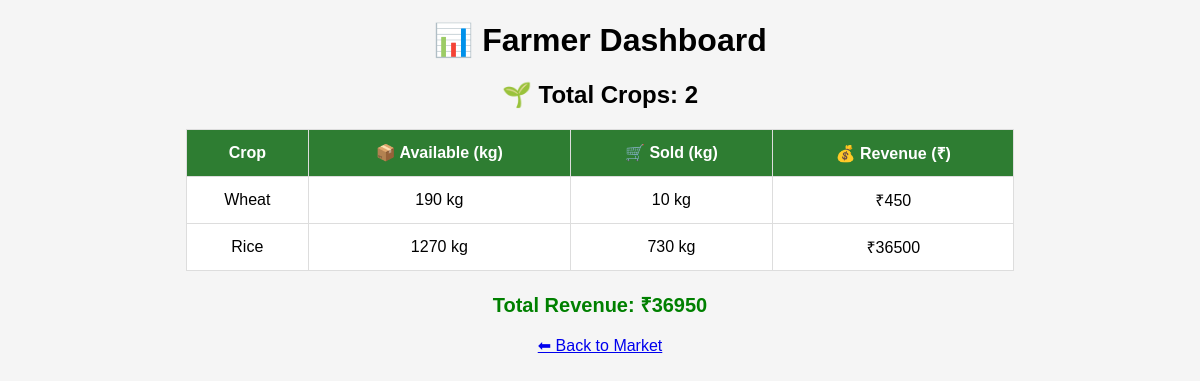
The page /dashboard (signed in) on the database as committed earlier.
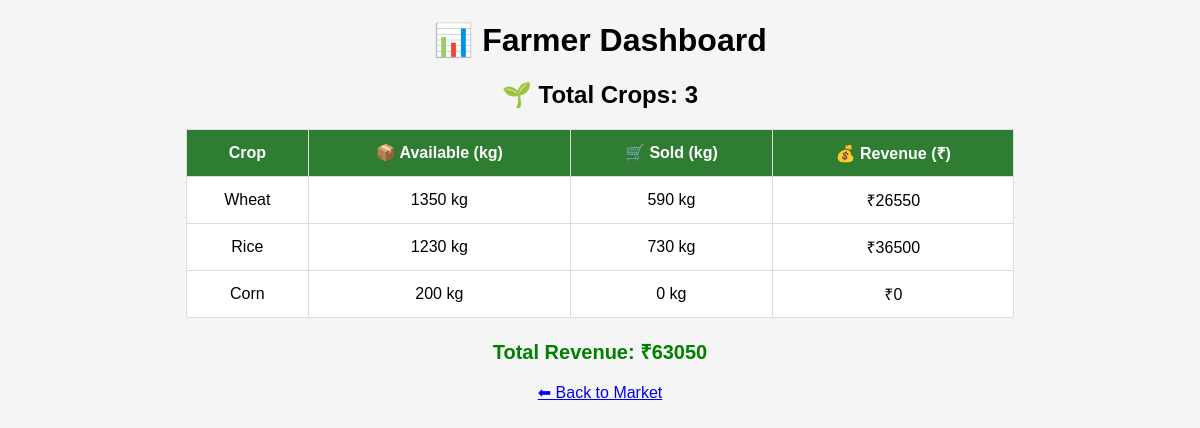
The same page on the database as committed later.
### tables this page shows
CREATE TABLE crops(
        id INTEGER PRIMARY KEY AUTOINCREMENT,
        name TEXT,
        price INTEGER,
        quantity INTEGER,
        image TEXT,
        farmer TEXT,
        phone TEXT,
        location TEXT
    );

### app.py (the view)
@app.route("/dashboard")
def dashboard():
    if "user" not in session:
        return redirect("/login")
    if session["role"] != "farmer":
        return "Access denied"
    conn = sqlite3.connect("farmer.db")
    cur = conn.cursor()
    cur.execute("""
        SELECT name, quantity, price
        FROM crops
        WHERE farmer=?
    """, (session["user"],))
    crops = cur.fetchall()
    total_crops = len(crops)   # ✅ FIX ADDED
    crop_data = []
    total_revenue = 0
    for crop in crops:
        name, available_qty, price = crop
        cur.execute("""
            SELECT SUM(quantity)
            FROM orders
            WHERE crop=? AND farmer=?
        """, (name, session["user"]))
        sold_qty = cur.fetchone()[0] or 0
        revenue = sold_qty * price
        total_revenue += revenue
        crop_data.append((name, available_qty, sold_qty, revenue))
    conn.close()
    return render_template("dashboard.html",
                           crop_data=crop_data,
                           total_revenue=total_revenue,
                           total_crops=total_crops)   # ✅ PASS TO HTML

### templates/dashboard.html (shortened to what this page needs)
<!DOCTYPE html>
<html>
<head>
</head>
<body>
    <h1>📊 Farmer Dashboard</h1>
    <h2>🌱 Total Crops: {{ total_crops }}</h2>
    <table>
        <tr>
            <th>Crop</th>
            <th>📦 Available (kg)</th>
            <th>🛒 Sold (kg)</th>
            <th>💰 Revenue (₹)</th>
        </tr>
        {% for crop in crop_data %}
        <tr>
            <td>{{ crop[0] }}</td>
            <td>{{ crop[1] }} kg</td>
            <td>{{ crop[2] }} kg</td>
            <td>₹{{ crop[3] }}</td>
        </tr>
        {% endfor %}
    </table>
    <div class="total">
        Total Revenue: ₹{{ total_revenue }}
    </div>
    <br>
    <a href="/market">⬅ Back to Market</a>
</body>
</html>

Rows that differ between the two databases and show on the page:
changed crops "Wheat": quantity "190" → "1350"; crop "10" → "590"; crop "450" → "26550"
changed crops "Rice": quantity "1270" → "1230"
added crops: name "Corn", quantity "200", crop "0"
Other text that changed with them:
{{ total_crops }}: "2" → "3"
{{ total_revenue }}: "36950" → "63050"
